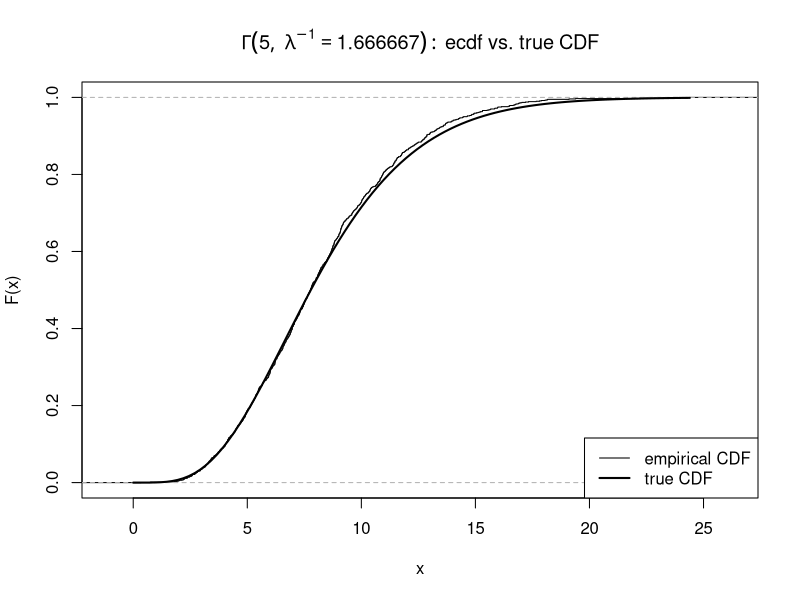
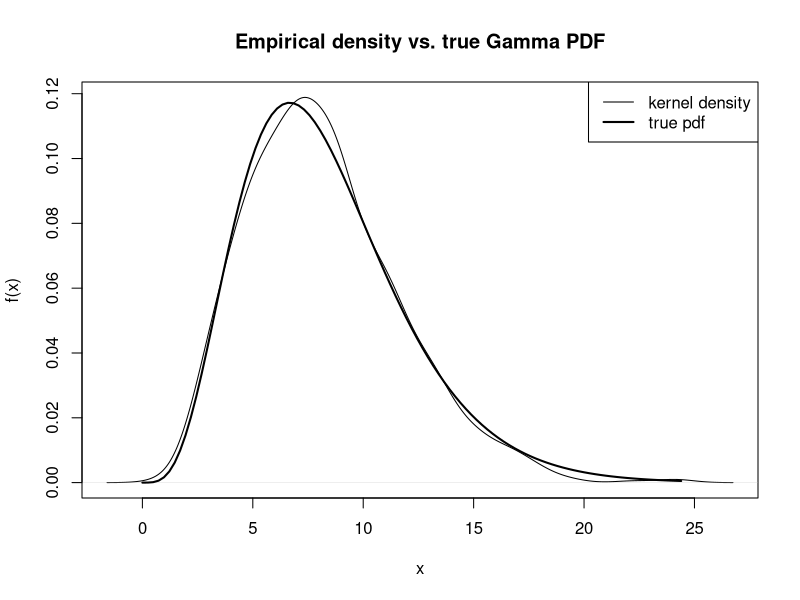

Write R code to recreate these figures, in order.
rgamma_intshape_inv <- function(M, shape, rate = 1) {
  # Sanity check
  if (shape <= 0 || rate <= 0)
    stop("Both 'shape' and 'rate' must be positive.")
  if (abs(shape - round(shape)) > .Machine$double.eps^0.5)
    stop("'shape' must be an integer for this generator.")
  
  k <- as.integer(round(shape))
  
  U   <- runif(M * k)
  mat <- matrix(-log(U) / rate, nrow = k) 
  colSums(mat)
}

# Exercise Parameters
set.seed(2024)
M  <- 1000
n  <- 5          
lam <- 0.6       

# Generating Points
g <- rgamma_intshape_inv(M, shape = n, rate = lam)

# Defining theoretical CDF and PDF
Fgamma <- function(t) pgamma(t, shape = n, rate = lam)   # built-in pgamma
fgamma <- function(t) dgamma(t, shape = n, rate = lam)

# Part B
plot(ecdf(g), do.points = FALSE,
     main = bquote(Gamma(.(n),~lambda^{-1}==.(1/lam)):~ecdf~vs.~true~CDF),
     xlab = "x", ylab = "F(x)")
curve(Fgamma, from = 0, to = max(g), add = TRUE, lwd = 2)
legend("bottomright", c("empirical CDF", "true CDF"),
       lty = c(1,1), lwd = c(1,2))

# Part C
plot(density(g), main = "Empirical density vs. true Gamma PDF",
     xlab = "x", ylab = "f(x)")
curve(fgamma, from = 0, to = max(g), add = TRUE, lwd = 2)
legend("topright", c("kernel density", "true pdf"),
       lty = c(1,1), lwd = c(1,2))
